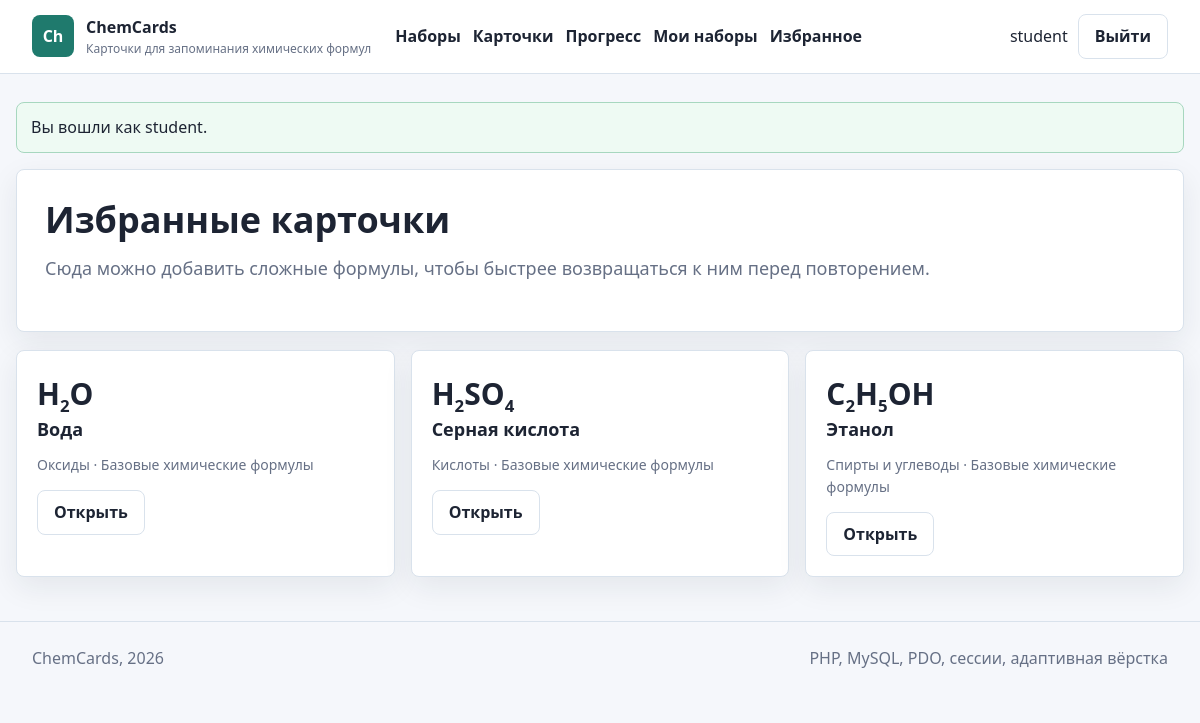
Page /favorites.php (signed in) on the committed database.
### tables this page shows
CREATE TABLE users (
  id INT UNSIGNED AUTO_INCREMENT PRIMARY KEY,
  username VARCHAR(50) NOT NULL UNIQUE,
  email VARCHAR(120) NOT NULL UNIQUE,
  password_hash VARCHAR(255) NOT NULL,
  role ENUM('user', 'admin') NOT NULL DEFAULT 'user',
  created_at TIMESTAMP NOT NULL DEFAULT CURRENT_TIMESTAMP
);

CREATE TABLE flashcards (
  id INT UNSIGNED AUTO_INCREMENT PRIMARY KEY,
  set_id INT UNSIGNED NOT NULL,
  category_id INT UNSIGNED NOT NULL,
  formula VARCHAR(80) NOT NULL,
  name VARCHAR(160) NOT NULL,
  difficulty TINYINT UNSIGNED NOT NULL DEFAULT 1,
  created_at TIMESTAMP NOT NULL DEFAULT CURRENT_TIMESTAMP,
  updated_at TIMESTAMP NULL DEFAULT NULL ON UPDATE CURRENT_TIMESTAMP,
  INDEX idx_flashcards_formula (formula),
  INDEX idx_flashcards_name (name),
  CONSTRAINT fk_flashcards_set
    FOREIGN KEY (set_id) REFERENCES flashcard_sets(id)
    ON DELETE CASCADE,
  CONSTRAINT fk_flashcards_category
    FOREIGN KEY (category_id) REFERENCES categories(id)
    ON DELETE RESTRICT
);

CREATE TABLE categories (
  id INT UNSIGNED AUTO_INCREMENT PRIMARY KEY,
  name VARCHAR(80) NOT NULL UNIQUE,
  description VARCHAR(255) NULL
);

CREATE TABLE flashcard_sets (
  id INT UNSIGNED AUTO_INCREMENT PRIMARY KEY,
  user_id INT UNSIGNED NULL,
  name VARCHAR(120) NOT NULL,
  description TEXT NULL,
  is_public TINYINT(1) NOT NULL DEFAULT 0,
  created_at TIMESTAMP NOT NULL DEFAULT CURRENT_TIMESTAMP,
  updated_at TIMESTAMP NULL DEFAULT NULL ON UPDATE CURRENT_TIMESTAMP,
  CONSTRAINT fk_sets_user
    FOREIGN KEY (user_id) REFERENCES users(id)
    ON DELETE CASCADE
);

### includes/functions.php (called while the page is built, shortened)
<?php
require_once __DIR__ . '/db.php';
function h($value): string
{
    return htmlspecialchars((string) $value, ENT_QUOTES, 'UTF-8');
}
function app_url(string $path = ''): string
{
    return BASE_URL . '/' . ltrim($path, '/');
}
function consume_flash(): array
{
    $items = $_SESSION['flash'] ?? [];
    return $items;
}
function current_user(): ?array
{
    static $loaded = false;
    static $user = null;
    if ($loaded) {
        return $user;
    }
    $loaded = true;
    $stmt = get_pdo()->prepare('SELECT id, username, email, role, created_at FROM users WHERE id = ?');
    $stmt->execute([$_SESSION['user_id']]);
    $user = $stmt->fetch() ?: null;
    return $user;
}
function is_logged_in(): bool
{
    return current_user() !== null;
}
function is_admin(): bool
{
    $user = current_user();
    return $user && $user['role'] === 'admin';
}
function require_login(): void
{
    if (!is_logged_in()) {
        flash('warning', 'Войдите в аккаунт, чтобы открыть этот раздел.');
        redirect('login.php');
    }
}
function render_formula(string $formula): string
{
    $safe = h($formula);
    return preg_replace('/(\d+)/', '<sub>$1</sub>', $safe) ?? $safe;
}

### includes/db.php (called while the page is built, shortened)
<?php
function get_pdo(): PDO
{
    static $pdo = null;
    if ($pdo instanceof PDO) {
        return $pdo;
    }
    $dsn = 'mysql:host=' . DB_HOST . ';dbname=' . DB_NAME . ';charset=utf8mb4';
    $pdo = new PDO($dsn, DB_USER, DB_PASS, [
        PDO::ATTR_ERRMODE => PDO::ERRMODE_EXCEPTION,
        PDO::ATTR_DEFAULT_FETCH_MODE => PDO::FETCH_ASSOC,
        PDO::ATTR_EMULATE_PREPARES => false,
    ]);
    return $pdo;
}

### favorites.php (the view, shortened to what this page needs)
<?php
require_once __DIR__ . '/includes/functions.php';
require_login();
$user = current_user();
$stmt = get_pdo()->prepare(
    'SELECT f.*, c.name AS category, s.name AS set_name
     FROM favorites fav
     JOIN flashcards f ON f.id = fav.flashcard_id
     JOIN categories c ON c.id = f.category_id
     JOIN flashcard_sets s ON s.id = f.set_id
     WHERE fav.user_id = ?
     ORDER BY fav.created_at DESC'
);
$stmt->execute([$user['id']]);
$cards = $stmt->fetchAll();
include __DIR__ . '/includes/header.php';
?>
<section class="panel">
    <h1>Избранные карточки</h1>
    <p class="lead">Сюда можно добавить сложные формулы, чтобы быстрее возвращаться к ним перед повторением.</p>
</section>
<section class="grid" style="margin-top: 18px;">
    <?php foreach ($cards as $card): ?>
        <article class="card">
            <div class="formula" style="font-size: 30px;"><?= render_formula($card['formula']) ?></div>
            <h3><?= h($card['name']) ?></h3>
            <p class="meta"><?= h($card['category']) ?> · <?= h($card['set_name']) ?></p>
            <a class="button ghost" href="<?= h(app_url('card.php?id=' . $card['id'])) ?>">Открыть</a>
        </article>
    <?php endforeach; ?>
</section>
<?php include __DIR__ . '/includes/footer.php'; ?>

### includes/header.php (shortened to what this page needs)
<?php
$user = current_user();
?>
<!doctype html>
<html lang="ru">
<head>
    <link rel="stylesheet" href="<?= h(app_url('css/style.css')) ?>">
</head>
<body>
<header class="topbar">
    <a class="brand" href="<?= h(app_url('index.php')) ?>">
        <span class="brand-mark">Ch</span>
        <span>
            <strong><?= h(APP_NAME) ?></strong>
            <small><?= h(APP_SUBTITLE) ?></small>
        </span>
    </a>
    <nav class="nav">
        <a href="<?= h(app_url('sets.php')) ?>">Наборы</a>
        <a href="<?= h(app_url('cards.php')) ?>">Карточки</a>
        <a href="<?= h(app_url('stats.php')) ?>">Прогресс</a>
        <?php if ($user): ?>
            <a href="<?= h(app_url('my_sets.php')) ?>">Мои наборы</a>
            <a href="<?= h(app_url('favorites.php')) ?>">Избранное</a>
        <?php endif; ?>
    </nav>
    <div class="account">
        <?php if ($user): ?>
            <span><?= h($user['username']) ?></span>
            <a class="button ghost" href="<?= h(app_url('logout.php')) ?>">Выйти</a>
        <?php else: ?>
            <a class="button ghost" href="<?= h(app_url('login.php')) ?>">Войти</a>
            <a class="button" href="<?= h(app_url('register.php')) ?>">Регистрация</a>
        <?php endif; ?>
    </div>
</header>
<main class="container">
    <?php foreach (consume_flash() as $item): ?>
        <div class="alert <?= h($item['type']) ?>"><?= h($item['message']) ?></div>
    <?php endforeach; ?>

### css/style.css (style rules this page uses)
:root { --bg: #f5f7fb; --surface: #ffffff; --surface-soft: #eef5f2; --ink: #1d2433; --muted: #667085; --line: #d9e2ec; --primary: #1f7a6d; --primary-dark: #155f54; --accent: #b64b2a; --warning: #a56b00; --danger: #b42318; --success: #157347; --shadow: 0 10px 30px rgba(22, 34, 51, 0.08); }
* { box-sizing: border-box; }
body { margin: 0; background: var(--bg); color: var(--ink); font-family: "Segoe UI", Arial, sans-serif; line-height: 1.55; }
a { color: var(--primary); text-decoration: none; }
.topbar { position: sticky; top: 0; z-index: 10; display: flex; align-items: center; gap: 24px; padding: 14px 32px; background: rgba(255, 255, 255, 0.94); border-bottom: 1px solid var(--line); backdrop-filter: blur(12px); }
.brand { display: flex; align-items: center; gap: 12px; min-width: 240px; color: var(--ink); }
.brand-mark { display: grid; width: 42px; height: 42px; place-items: center; border-radius: 8px; background: var(--primary); color: #ffffff; font-weight: 800; }
.brand small { display: block; color: var(--muted); font-size: 12px; }
.nav { display: flex; flex: 1; flex-wrap: wrap; gap: 12px; }
.nav a { color: var(--ink); font-weight: 600; }
.account { display: flex; align-items: center; gap: 10px; white-space: nowrap; }
.container { width: min(1180px, calc(100% - 32px)); margin: 28px auto 44px; }
.panel, .card, .table-wrap, .form-panel { background: var(--surface); border: 1px solid var(--line); border-radius: 8px; box-shadow: var(--shadow); }
.panel { padding: 28px; }
h1, h2, h3 { margin: 0 0 14px; line-height: 1.2; }
h1 { font-size: 36px; }
h3 { font-size: 18px; }
.lead { color: var(--muted); font-size: 18px; margin: 0 0 20px; }
.button, button, input[type="submit"] { display: inline-flex; min-height: 40px; align-items: center; justify-content: center; gap: 8px; border: 0; border-radius: 8px; padding: 9px 16px; background: var(--primary); color: #ffffff; font: inherit; font-weight: 700; cursor: pointer; }
.button.ghost, button.ghost { border: 1px solid var(--line); background: #ffffff; color: var(--ink); }
.grid { display: grid; grid-template-columns: repeat(auto-fit, minmax(240px, 1fr)); gap: 16px; }
.card { padding: 20px; }
.meta { color: var(--muted); font-size: 14px; }
.formula { font-size: 38px; font-weight: 800; letter-spacing: 0; }
.formula sub { font-size: 0.56em; }
.alert { margin-bottom: 16px; border-radius: 8px; padding: 12px 14px; border: 1px solid var(--line); background: #ffffff; }
.alert.success { border-color: #a7d7bf; background: #eefaf3; }

### rows in the picture
users: username "student"
flashcards: formula "H 2 O", name "Вода", category.name "Оксиды", set.name "Базовые химические формулы"
flashcards: formula "H 2 SO 4", name "Серная кислота", category.name "Кислоты", set.name "Базовые химические формулы"
flashcards: formula "C 2 H 5 OH", name "Этанол", category.name "Спирты и углеводы", set.name "Базовые химические формулы"

### other values in the picture
APP_NAME "ChemCards"
APP_SUBTITLE "Карточки для запоминания химических формул"
$item['message'] "Вы вошли как student."
